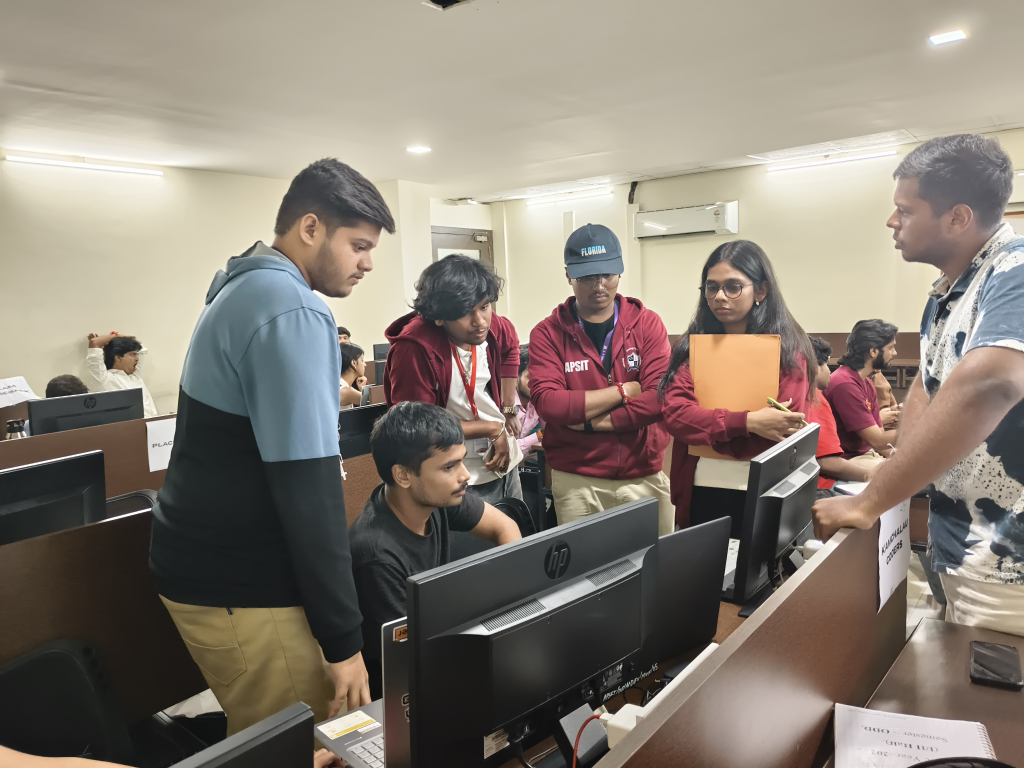
#> input picture Copy of IMG_20260926_124209.jpg, 4096 x 3072 px (shown at 1/4 size)
$ python -i quality_features.py   (imports and definitions only)   (older library calls are emulated)
#> lines starting #> are read from the running program, lines starting #| are printed output that depends on the picture
### utils/normalization.py
"""Small, explicit normalization helpers used by the ranking pipeline."""
from __future__ import annotations

import math


def clamp(value: float, low: float = 0.0, high: float = 100.0) -> float:
    return max(low, min(high, float(value)))


def linear(value: float, low: float, high: float) -> float:
    """Map a value to 0..100, clipping values outside its expected range."""
    if high <= low:
        return 0.0
    return clamp((value - low) * 100.0 / (high - low))


def bell(value: float, target: float, tolerance: float) -> float:
    """A transparent 0..100 score, highest at target and falling smoothly."""
    if tolerance <= 0:
        return 0.0
    return clamp(100.0 * math.exp(-0.5 * ((value - target) / tolerance) ** 2))

### features/quality_features.py
from __future__ import annotations
import cv2
import numpy as np
from utils.normalization import bell, clamp, linear


def extract_quality(image: np.ndarray) -> dict:
    gray = cv2.cvtColor(image, cv2.COLOR_RGB2GRAY)
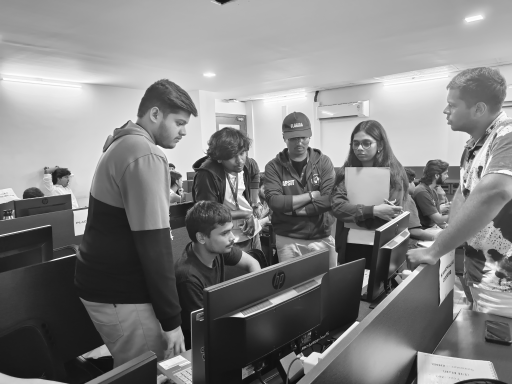
#> gray: shape (3072, 4096) (shown at 1/8 size); min 0, max 255, mean 129.5
    sharpness = float(cv2.Laplacian(gray, cv2.CV_64F).var())
#> sharpness = 79.59
    brightness = float(gray.mean())
#> brightness = 129.5
    contrast = float(gray.std())
#> contrast = 68.71
    dark_ratio = float((gray < 30).mean())
#> dark_ratio = 0.0816
    bright_ratio = float((gray > 225).mean())
#> bright_ratio = 0.0543
    sharpness_score = linear(sharpness, 20, 450)
#> sharpness_score = 13.86
    brightness_score = bell(brightness, 135, 58)
#> brightness_score = 99.55
    contrast_score = bell(contrast, 55, 28)
#> contrast_score = 88.71
    exposure_score = clamp(100 - 150 * max(0, dark_ratio - .08) - 150 * max(0, bright_ratio - .08))
#> exposure_score = 99.75
    quality_score = .40 * sharpness_score + .25 * brightness_score + .20 * contrast_score + .15 * exposure_score
#> quality_score = 63.14
    tilt_degrees, tilt_confidence = _estimate_tilt(gray)
    return {"sharpness": sharpness, "brightness": brightness, "contrast": contrast, "dark_ratio": dark_ratio,
            "bright_ratio": bright_ratio, "sharpness_score": sharpness_score, "brightness_score": brightness_score,
            "tilt_degrees": tilt_degrees, "tilt_confidence": tilt_confidence, "quality_score": clamp(quality_score)}


def _estimate_tilt(gray: np.ndarray) -> tuple[float, float]:
    """Estimate roll from long horizontal/vertical room lines.

    Returns a neutral zero angle when there are not enough reliable lines; this avoids
    rejecting close-ups or dark scenes simply because a horizon is not visible.
    """
    small = cv2.resize(gray, (0, 0), fx=.5, fy=.5) if max(gray.shape) > 1000 else gray
    edges = cv2.Canny(small, 60, 160)
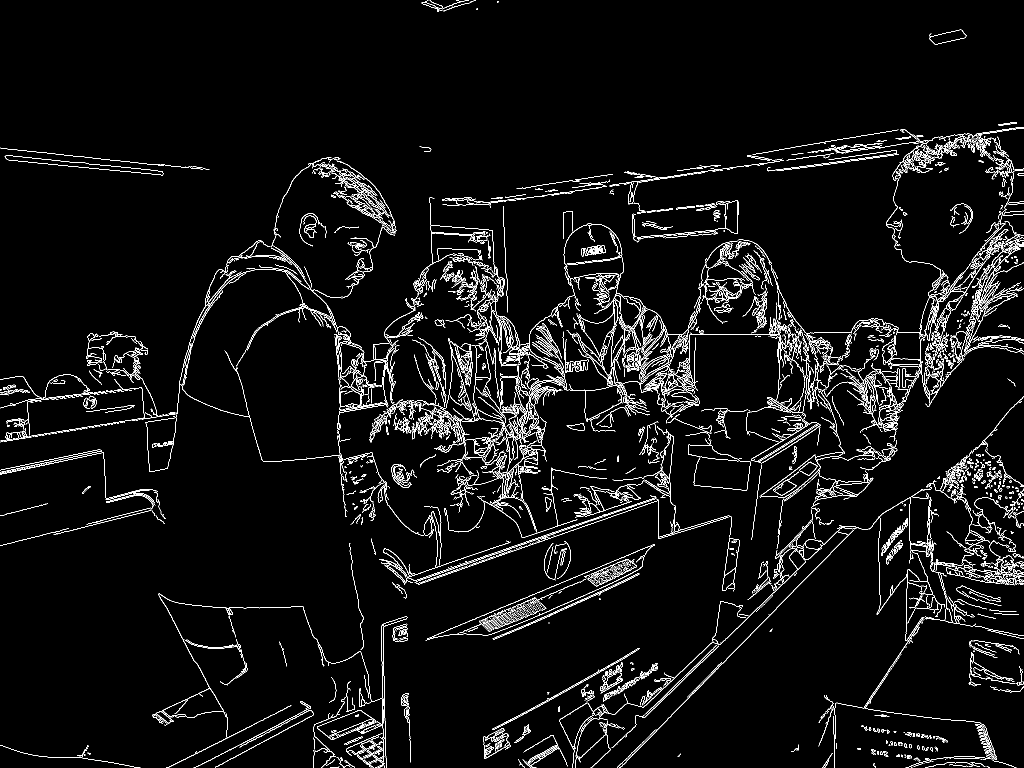
#> edges: shape (1536, 2048) (shown at 1/2 size); 4.2% white in thin lines or dots
    lines = cv2.HoughLinesP(edges, 1, np.pi / 180, threshold=55, minLineLength=max(35, min(small.shape) // 7), maxLineGap=12)
#> lines = 18 rows, first 6: [1219, 370, 1761, 294], [0, 884, 249, 844], [888, 1140, 1311, 994], [1288, 1435, 1685, 1052], [1059, 793, 1321, 636], [1, 296, 276, 325]
    if lines is None:
        return 0.0, 0.0
    deviations = []
    # OpenCV versions return either (N, 1, 4) or (N, 4).  Flattening the
    # leading dimensions makes the detector portable across both formats.
    for x1, y1, x2, y2 in np.asarray(lines).reshape(-1, 4):
        length = float(np.hypot(x2 - x1, y2 - y1))
        if length == 0:
            continue
        angle = float(np.degrees(np.arctan2(y2 - y1, x2 - x1)))
        # Difference from the nearest horizontal or vertical axis, in [-45, 45].
        deviation = ((angle + 45) % 90) - 45
        deviations.append((deviation, length))
#> this loop made 18 passes
#> (x1, y1, x2, y2, length, angle, deviation) on passes 1 to 8: (1219, 370, 1761, 294, 547.3, -7.98, -7.98), (0, 884, 249, 844, 252.2, -9.13, -9.13), (888, 1140, 1311, 994, 447.5, -19.04, -19.04), (1288, 1435, 1685, 1052, 551.6, -43.97, -43.97), (1059, 793, 1321, 636, 305.4, -30.93, -30.93), (1, 296, 276, 325, 276.5, 6.02, 6.02), (1037, 397, 1409, 345, 375.6, -7.96, -7.96), (893, 1141, 1340, 987, 472.8, -19.01, -19.01)
#> after the loop, deviations = 18 items, first 6: (-7.98, 547.3), (-9.13, 252.2), (-19.04, 447.5), (-43.97, 551.6), (-30.93, 305.4), (6.02, 276.5)
    if len(deviations) < 4:
        return 0.0, 0.0
    values = np.array([item[0] for item in deviations])
#> values = 18 values, max 6.02 at index 5, min -43.97 at index 3, mean -16.77
    weights = np.array([item[1] for item in deviations])
#> weights = 18 values, max 551.6 at index 3, min 228.4 at index 16, mean 333.7
    median = float(np.median(values))
#> median = -19.02
    inliers = np.abs(values - median) < 5
    if inliers.sum() < 4:
        return 0.0, 0.0
    angle = float(np.average(values[inliers], weights=weights[inliers]))
#> angle = -20.49
    return abs(angle), float(inliers.mean())

>>> import cv2
>>> picture = cv2.cvtColor(cv2.imread('../Copy of IMG_20260926_124209.jpg'), cv2.COLOR_BGR2RGB)
>>> result = extract_quality(picture)
#> in extract_quality, `tilt_degrees, tilt_confidence = _estimate_tilt(gray)`: tilt_degrees = 20.49; tilt_confidence = 0.389
#> result = 10 items

$ run again, on Copy of IMG_20260926_184400.jpg
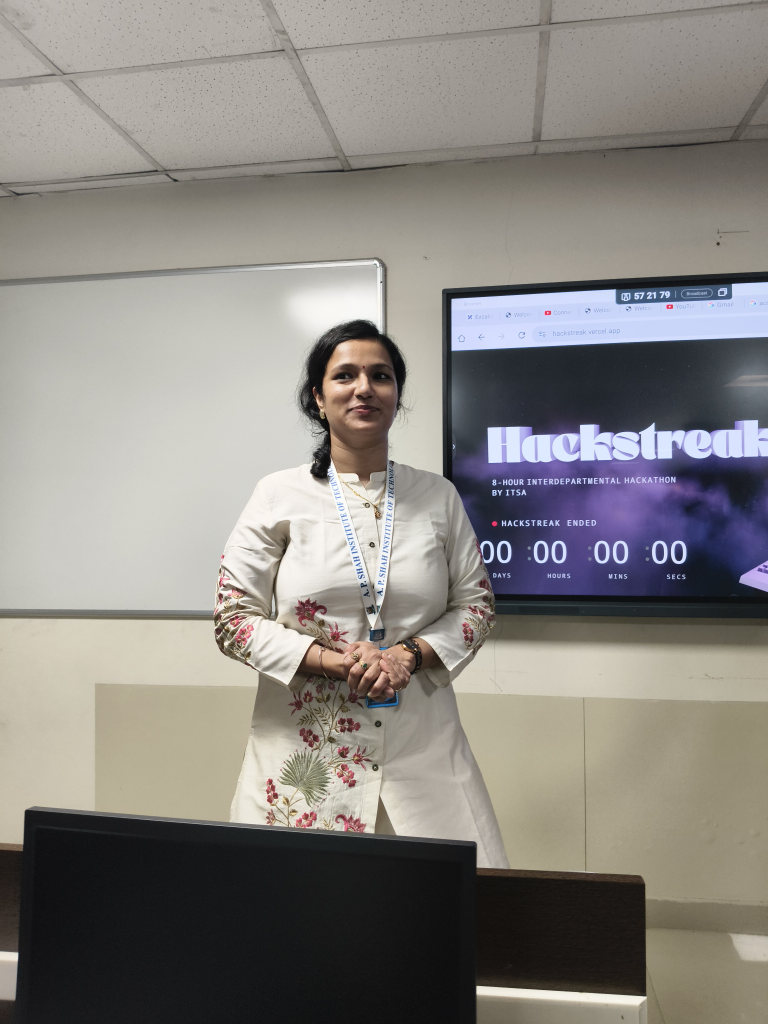
#> input picture Copy of IMG_20260926_184400.jpg, 3072 x 4096 px (shown at 1/4 size)
#> in extract_quality, `gray = cv2.cvtColor(image, cv2.COLOR_RGB2GRAY)`:
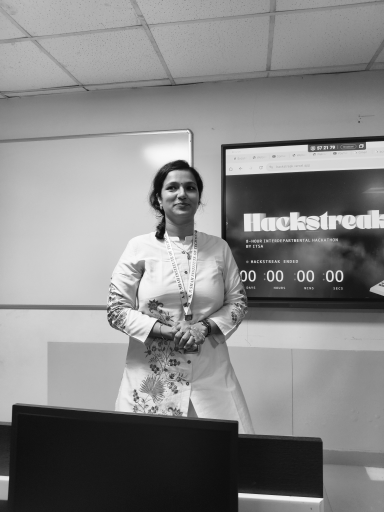
#> gray: shape (4096, 3072) (shown at 1/8 size); min 0, max 255, mean 133.8
#> sharpness = 162.8
#> brightness = 133.8
#> contrast = 65.71
#> dark_ratio = 0.141
#> bright_ratio = 0.0368
#> sharpness_score = 33.2
#> brightness_score = 99.98
#> contrast_score = 92.95
#> exposure_score = 90.9
#> quality_score = 70.5
#> in _estimate_tilt, `edges = cv2.Canny(small, 60, 160)`:
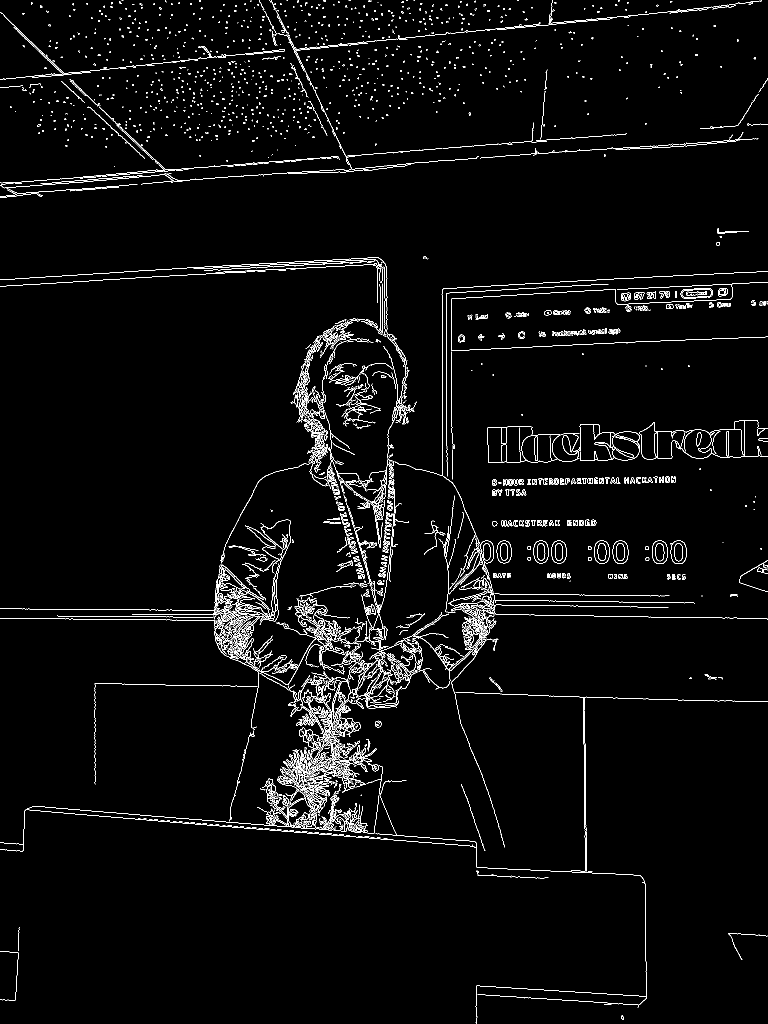
#> edges: shape (2048, 1536) (shown at 1/2 size); 2.9% white in thin lines or dots
#> lines = 45 rows, first 6: [587, 99, 1078, 48], [991, 1228, 1408, 1235], [388, 537, 762, 518], [1138, 43, 1463, 9], [829, 325, 1061, 308], [1001, 570, 1534, 542]
#> the loop in _estimate_tilt, `for x1, y1, x2, y2 in np.asarray(lines).reshape(-1, 4):` made 45 passes
#> (x1, y1, x2, y2, length, angle, deviation) on passes 1 to 8: (587, 99, 1078, 48, 493.6, -5.93, -5.93), (991, 1228, 1408, 1235, 417.1, 0.962, 0.962), (388, 537, 762, 518, 374.5, -2.91, -2.91), (1138, 43, 1463, 9, 326.8, -5.97, -5.97), (829, 325, 1061, 308, 232.6, -4.19, -4.19), (1001, 570, 1534, 542, 533.7, -3.01, -3.01), (615, 1666, 654, 1390, 278.7, -81.96, 8.04), (1249, 578, 1534, 564, 285.3, -2.81, -2.81)
#> after the loop in _estimate_tilt, `for x1, y1, x2, y2 in np.asarray(lines).reshape(-1, 4):`: deviations = 45 pairs, first value -24.99 to 15.06, second value 220.5 to 533.7
#> values = 45 values, max 15.06 at index 16, min -24.99 at index 36, mean -2.23
#> weights = 45 values, max 533.7 at index 5, min 220.5 at index 43, mean 292.7
#> median = -2.94
#> in _estimate_tilt, `angle = float(np.average(values[inliers], weights=weights[inliers]))`: angle = -2.85
#> tilt_degrees = 2.85; tilt_confidence = 0.667
#> result = 10 items

$ run again, on IMG_20260926_091753.jpg
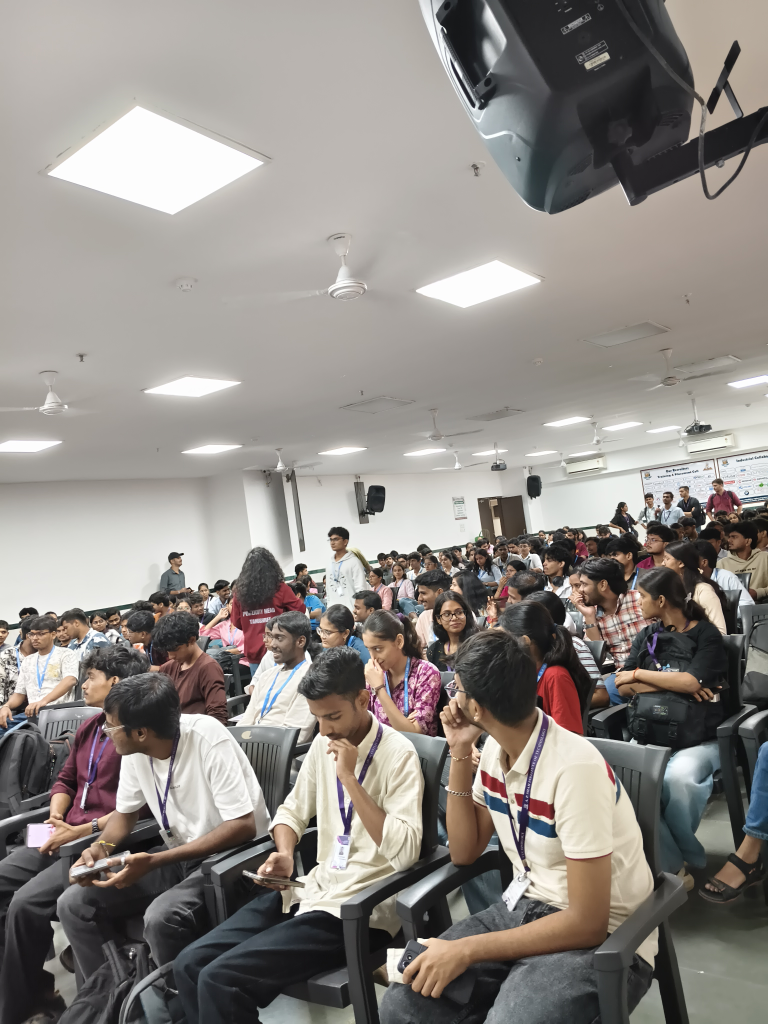
#> input picture IMG_20260926_091753.jpg, 3072 x 4096 px (shown at 1/4 size)
#> in extract_quality, `gray = cv2.cvtColor(image, cv2.COLOR_RGB2GRAY)`:
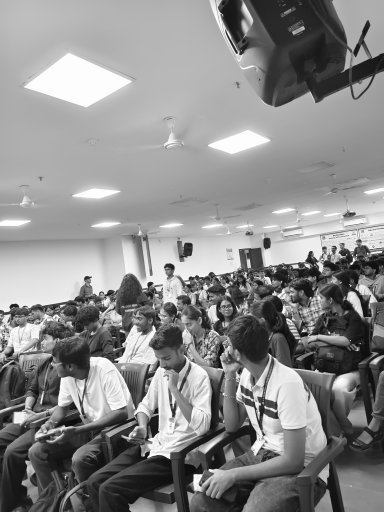
#> gray: shape (4096, 3072) (shown at 1/8 size); min 0, max 255, mean 138.1
#> sharpness = 119.9
#> brightness = 138.1
#> contrast = 67.12
#> dark_ratio = 0.0616
#> bright_ratio = 0.0952
#> sharpness_score = 23.22
#> brightness_score = 99.86
#> contrast_score = 91.06
#> exposure_score = 97.71
#> quality_score = 67.12
#> in _estimate_tilt, `edges = cv2.Canny(small, 60, 160)`:
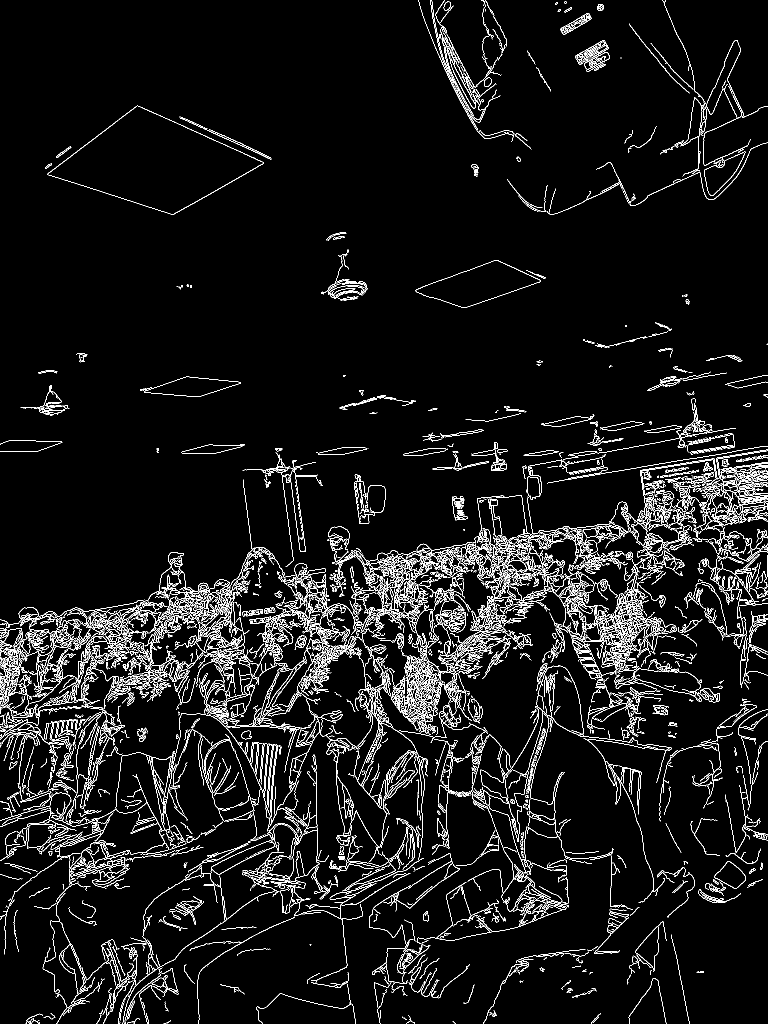
#> edges: shape (2048, 1536) (shown at 1/2 size); 5.7% white in thin lines or dots
#> lines = 13 rows, first 6: [319, 1228, 549, 1220], [566, 1225, 789, 1218], [966, 1168, 1213, 1129], [763, 1142, 1019, 1082], [947, 1144, 1168, 1064], [710, 1423, 947, 1281]
#> the loop in _estimate_tilt, `for x1, y1, x2, y2 in np.asarray(lines).reshape(-1, 4):` made 13 passes
#> (x1, y1, x2, y2, length, angle, deviation) on passes 1 to 8: (319, 1228, 549, 1220, 230.1, -1.99, -1.99), (566, 1225, 789, 1218, 223.1, -1.8, -1.8), (966, 1168, 1213, 1129, 250.1, -8.97, -8.97), (763, 1142, 1019, 1082, 262.9, -13.19, -13.19), (947, 1144, 1168, 1064, 235, -19.9, -19.9), (710, 1423, 947, 1281, 276.3, -30.93, -30.93), (728, 1144, 951, 1093, 228.8, -12.88, -12.88), (726, 1130, 950, 1090, 227.5, -10.12, -10.12)
#> after the loop in _estimate_tilt, `for x1, y1, x2, y2 in np.asarray(lines).reshape(-1, 4):`: deviations = [(-1.99, 230.1), (-1.8, 223.1), (-8.97, 250.1), (-13.19, 262.9), (-19.9, 235), (-30.93, 276.3), (-12.88, 228.8), (-10.12, 227.5), (-45, 386.1), (-13.07, 243.3), (-12.89, 278), (24.11, 271.7), (17.95, 262.8)]
#> values = [-1.99, -1.8, -8.97, -13.19, -19.9, -30.93, -12.88, -10.12, -45, -13.07, -12.89, 24.11, 17.95]
#> weights = [230.1, 223.1, 250.1, 262.9, 235, 276.3, 228.8, 227.5, 386.1, 243.3, 278, 271.7, 262.8]
#> median = -12.88
#> inliers = [False, False, True, True, False, False, True, True, False, True, True, False, False]
#> in _estimate_tilt, `angle = float(np.average(values[inliers], weights=weights[inliers]))`: angle = -11.89
#> tilt_degrees = 11.89; tilt_confidence = 0.462
#> result = 10 items
